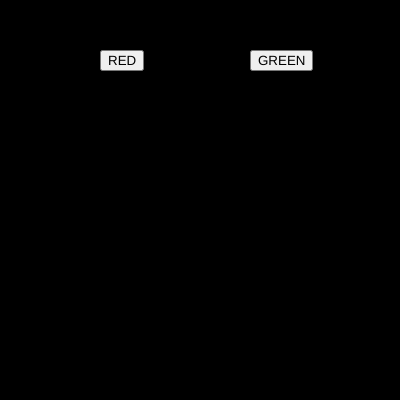
Frame 1 (no input)
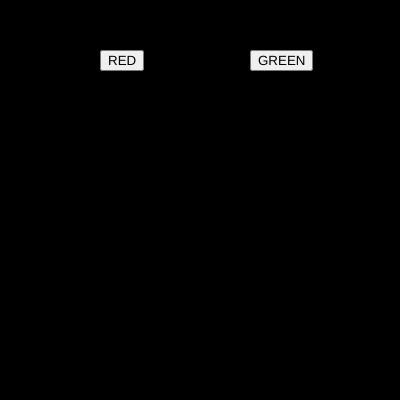
Frame 60 (no input)
Frame 120 (the mouse pressed at the canvas centre since frame 60): identical to frame 60, image omitted

The p5.js sketch that drew these frames (run headless with seeded random() and noise() and a simulated clock; from frame 60 on, the mouse is pressed at the canvas centre):

// p5.js sketch
// ── sketch.js
var btn_red;
var btn_green;

var r = 0;
var g = 0;
var b = 0;

function setup() {
  createCanvas(400, 400);  
}

function draw() {
  background(r,g,b);

  btn_red = createButton("RED");
btn_red.position(100,50);
btn_red.mousePressed(red_bg);

btn_green = createButton("GREEN");
btn_green.position(250,50);
btn_green.mousePressed(green_bg);
}

function red_bg(){
  r=255;
  g=0;
  b=0;
}

function green_bg(){
  r=0;
  g=255;
  b=0;
}
